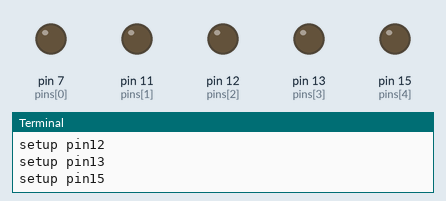
This program was run on a simulated Raspberry Pi (header pin numbers). On the bench: output pins drawn as LEDs (lit = HIGH), the last lines printed to the terminal.

Above: at 0.05 s.
At 0.55 s:
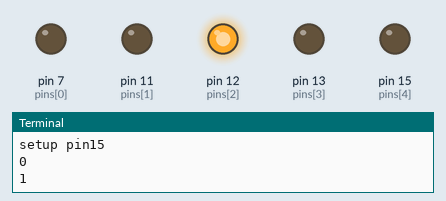
At 1.2 s:
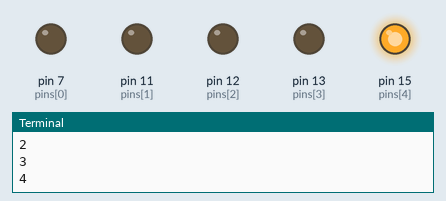
At 1.75 s:
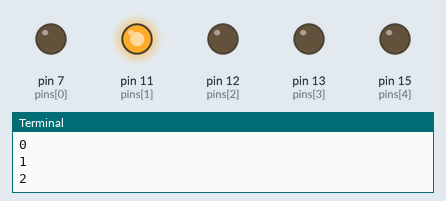
At 2.75 s:
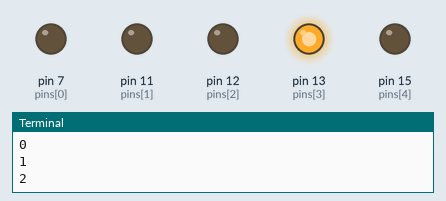
At 4.2 s:
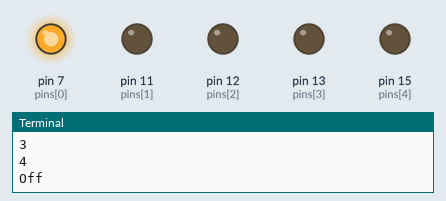
Timing chart, 0 to 4.6 s (numbered marks = the images above):
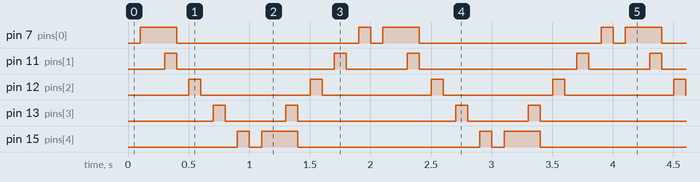

The program:

chaser-led.py
```python
import RPi.GPIO as GPIO
import time

GPIO.setmode(GPIO.BOARD) ## Use Pi Board numbers

pins = [7, 11, 12, 13, 15] ## List of pins
delay = 0.1 ## Time sleep

## Setup each pin to output
for i in range(0, len(pins)):
        print "setup pin" + str(pins[i])
        GPIO.setup(pins[i], GPIO.OUT)
        GPIO.output(pins[i], False)

while(True):
        ## LED on
        for i in range(0, len(pins)):
                time.sleep(delay)
                GPIO.output(pins[i], True)
                time.sleep(delay)
                if(i > 0):
                        GPIO.output(pins[i-1], False)
                        GPIO.output(pins[i], False)
                print(i)

        ## LED off
        for i in range(0, len(pins)):
                time.sleep(delay)
                GPIO.output(pins[4-i], True)
                time.sleep(delay)
                if(i > 0):
                        GPIO.output(pins[4-(i-1)],False)
                        GPIO.output(pins[4-i], False)
                print(i)

        print "Off"
GPIO.cleaup()
```

Measured:
- by itself, pin 7 (pins[0]): repeats every 2.0 s: LOW 1.5 s, HIGH 0.10 s, LOW 0.10 s, HIGH 0.30 s
- by itself, pin 11 (pins[1]): repeats every 2.0 s: LOW 1.3 s, HIGH 0.10 s, LOW 0.50 s, HIGH 0.10 s
- by itself, pin 12 (pins[2]): alternates HIGH for 0.10 s and LOW for 0.90 s
- by itself, pin 13 (pins[3]): repeats every 2.0 s: LOW 0.50 s, HIGH 0.10 s, LOW 1.3 s, HIGH 0.10 s
- by itself, pin 15 (pins[4]): repeats every 2.0 s: LOW 0.10 s, HIGH 0.30 s, LOW 1.5 s, HIGH 0.10 s
